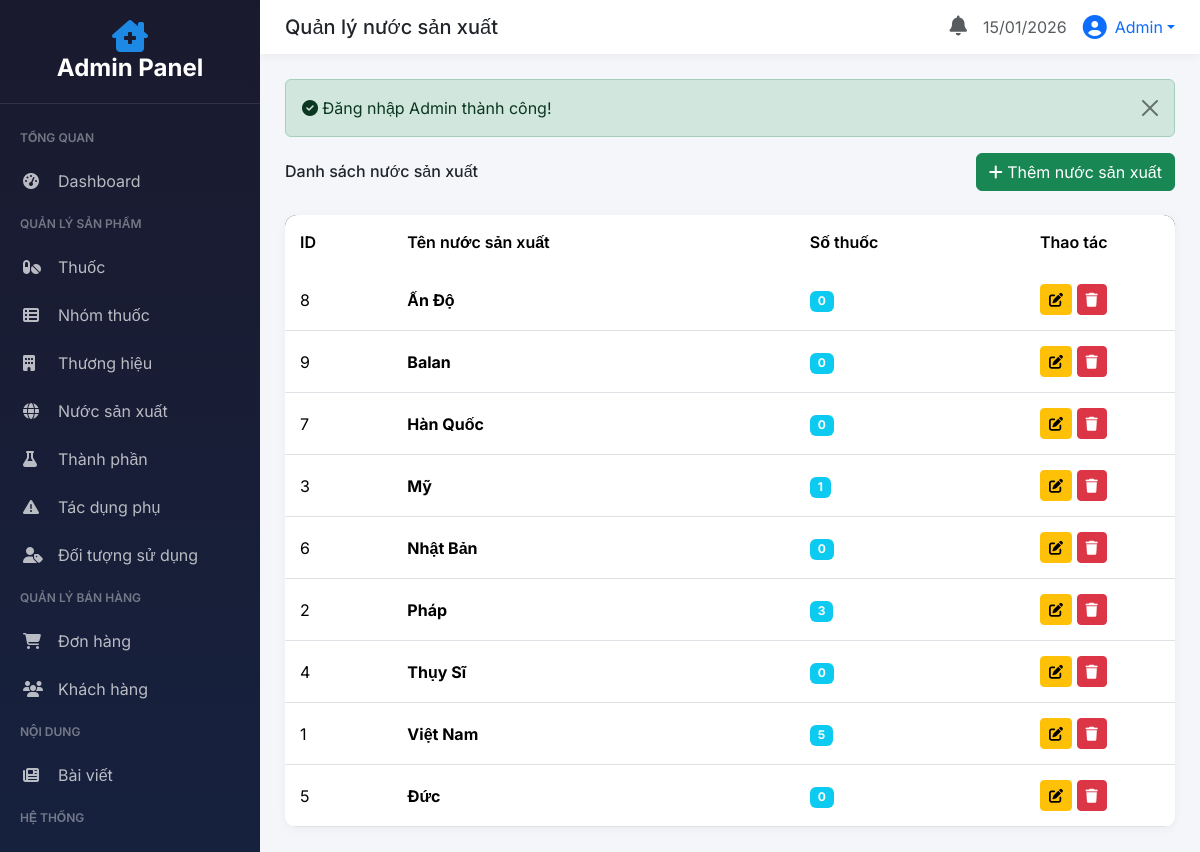
The app's page /php/admin/?controller=nuoc-san-xuat (signed in) with its own data.
### tables this page shows
CREATE TABLE `nuoc_san_xuat` (
  `MaNuocSX` int(11) NOT NULL,
  `TenNuocSX` varchar(100) NOT NULL
);

### php/admin/controllers/NuocSanXuatController.php (called while the page is built, shortened)
<?php
class NuocSanXuatController extends AdminController
{
    public function index()
    {
        $sql = "SELECT nsx.*, (SELECT COUNT(*) FROM thuoc WHERE MaNuocSX = nsx.MaNuocSX) as SoLuongThuoc
                FROM nuoc_san_xuat nsx ORDER BY nsx.TenNuocSX";
        $this->view('nuoc-san-xuat/index', ['title' => 'Quản lý nước sản xuất', 'danhSach' => $this->db->query($sql)->fetchAll(PDO::FETCH_ASSOC)]);
    }
}

### php/admin/views/nuoc-san-xuat/index.php (the view)
<div class="d-flex justify-content-between align-items-center mb-4">
    <h6 class="mb-0">Danh sách nước sản xuất</h6>
    <a href="<?= BASE_URL ?>/admin/?controller=nuoc-san-xuat&action=create" class="btn btn-success">
        <i class="fas fa-plus"></i> Thêm nước sản xuất
    </a>
</div>
<div class="admin-table">
    <table class="table table-hover">
        <thead>
            <tr>
                <th>ID</th>
                <th>Tên nước sản xuất</th>
                <th>Số thuốc</th>
                <th width="150">Thao tác</th>
            </tr>
        </thead>
        <tbody>
            <?php if (!empty($danhSach)): ?>
                <?php foreach ($danhSach as $item): ?>
                    <tr>
                        <td><?= $item['MaNuocSX'] ?></td>
                        <td><strong><?= htmlspecialchars($item['TenNuocSX']) ?></strong></td>
                        <td><span class="badge bg-info"><?= $item['SoLuongThuoc'] ?? 0 ?></span></td>
                        <td>
                            <a href="<?= BASE_URL ?>/admin/?controller=nuoc-san-xuat&action=edit&id=<?= $item['MaNuocSX'] ?>" class="btn btn-sm btn-warning">
                                <i class="fas fa-edit"></i>
                            </a>
                            <form action="<?= BASE_URL ?>/admin/?controller=nuoc-san-xuat&action=delete&id=<?= $item['MaNuocSX'] ?>" method="post" class="d-inline"
                                  onsubmit="return confirm('Bạn có chắc muốn xóa?')">
                                <button type="submit" class="btn btn-sm btn-danger"><i class="fas fa-trash"></i></button>
                            </form>
                        </td>
                    </tr>
                <?php endforeach; ?>
            <?php else: ?>
                <tr><td colspan="4" class="text-center text-muted py-4">Chưa có dữ liệu</td></tr>
            <?php endif; ?>
        </tbody>
    </table>
</div>

### php/admin/views/layouts/admin-layout.php (style rules this page uses)
:root { --sidebar-width: 260px; --primary: #1E88E5; --primary-dark: #1565C0; --dark: #1a1a2e; --dark-light: #16213e; }
body { font-family: 'Inter', sans-serif; background: #f4f6f9; }
.admin-table { background: #fff; border-radius: 12px; overflow: hidden; box-shadow: 0 2px 10px rgba(0,0,0,0.05); }
.admin-table .table { margin: 0; }
.admin-table thead { background: var(--dark); color: #fff; }
.admin-table th { font-weight: 600; padding: 15px; border: none; }
.admin-table td { padding: 15px; vertical-align: middle; }

### records on screen
nuoc_san_xuat: MaNuocSX "8", TenNuocSX "Ấn Độ", SoLuongThuoc "0"
nuoc_san_xuat: MaNuocSX "9", TenNuocSX "Balan", SoLuongThuoc "0"
nuoc_san_xuat: MaNuocSX "7", TenNuocSX "Hàn Quốc", SoLuongThuoc "0"
nuoc_san_xuat: MaNuocSX "3", TenNuocSX "Mỹ", SoLuongThuoc "1"
nuoc_san_xuat: MaNuocSX "6", TenNuocSX "Nhật Bản", SoLuongThuoc "0"
nuoc_san_xuat: MaNuocSX "2", TenNuocSX "Pháp", SoLuongThuoc "3"
nuoc_san_xuat: MaNuocSX "4", TenNuocSX "Thụy Sĩ", SoLuongThuoc "0"
nuoc_san_xuat: MaNuocSX "1", TenNuocSX "Việt Nam", SoLuongThuoc "5"
nuoc_san_xuat: MaNuocSX "5", TenNuocSX "Đức", SoLuongThuoc "0"

### other values on screen
$title "Quản lý nước sản xuất"
$adminName "Admin"
$_SESSION['flash']['success'] "Đăng nhập Admin thành công!"
